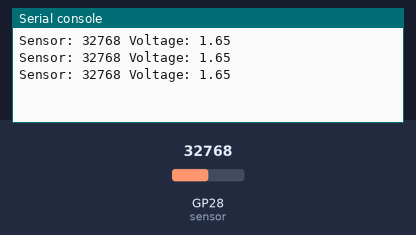
Recording of a program running on a simulated Raspberry Pi Pico running MicroPython. On the bench: the last lines printed to the serial console. The test bench sets the inputs (shaded band); at power-on: GP28 (sensor) = 32768 (analog values on the 0–65535 scale).

Above: at 1.2 s.
1.3 s: GP28 (sensor) set to 45874
At 1.9 s:
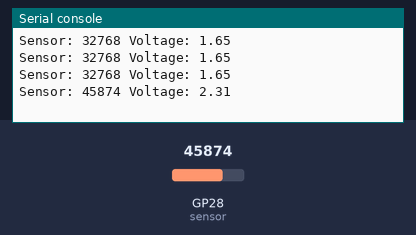
2.8 s: GP28 (sensor) set to 57670
At 3.4 s:
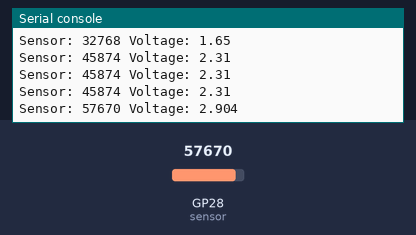
Timing chart, 0 to 5.8 s (numbered marks = the images above; inputs shaded):
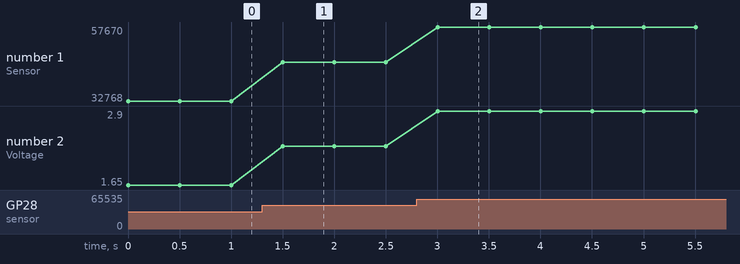

Measured:
- after the input at 1.3 s, the serial console: prints a new line after 0.20 s (image 1)
- after the input at 2.8 s, the serial console: prints a new line after 0.20 s (image 2)
- plotted number 1: 32768 → 45874 after the input at 1.3 s, 45874 → 57670 after the input at 2.8 s
- plotted number 2: 1.65 → 2.31 after the input at 1.3 s, 2.31 → 2.9 after the input at 2.8 s

The program:

main.py
```python
from machine import ADC, Pin
import time

sensor = ADC(Pin(28))

while True:
    raw = sensor.read_u16()
    voltage = raw * 3.3 / 65535
    print("Sensor:", raw, "Voltage:", round(voltage, 3))
    time.sleep(0.5)
```
